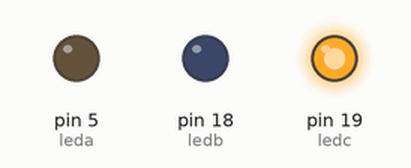
A sketch run on a simulated Arduino Uno, built with avr-gcc and run on an emulated ATmega328P. Shown: output pins drawn as LEDs (lit = HIGH).

Above: at 3.0 s.
At 8.9 s:
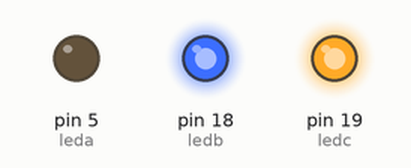
At 15.2 s:
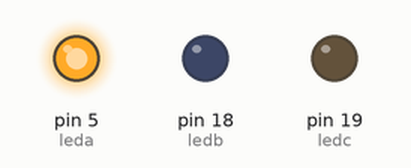
At 19.5 s:
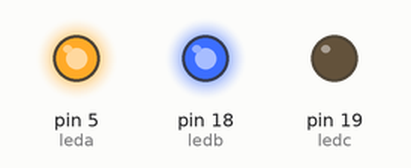
At 24.2 s:
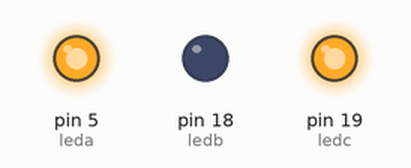
Timing chart, 0 to 31.2 s (numbered marks = the images above):
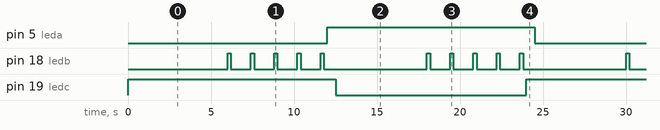

The sketch:

SimpleTrafficLight.ino
```cpp
/**
 * created by github.com/akbardhany
 * 02:30 AM - 01/05/2020
 */
int leda = 5; //deklarasi pin d5
int ledb = 18; //deklarasi pin d18
int ledc = 19; //deklarasi pin d19
int a = 500; //tunda 0.5s
int b = 200; //tunda 0.2s

void setup(){
  pinMode(leda, OUTPUT); //deklarasi pin out led merah
  pinMode(ledb, OUTPUT); //deklarasi pin out led kuning
  pinMode(ledc, OUTPUT); //deklarasi pin out led hijau
}

void loop(){
  for(int i=0;i<10;i++){
    digitalWrite(ledc, HIGH); //matikan led hijau
    delay(a); //tunda 0.5s
    digitalWrite(leda, LOW); //nyalakan led merah
    delay(a); //tunda 0.5s
    if(i > 4){
      digitalWrite(ledb, HIGH); //matikan led kuning
      delay(b); //tunda 0.2s
      digitalWrite(ledb, LOW); //nyalakan led kuning
      delay(b); //tunda 0.2s
    }
  }
  for(int x=0;x<10;x++){
    digitalWrite(leda, HIGH); //matikan led merah
    delay(a); //tunda 0.5s
    digitalWrite(ledc, LOW); //nyalakan led hijau
    delay(a); //tunda 0.5s
    if(x > 4){
      digitalWrite(ledb, HIGH); //matikan led kuning
      delay(b); //tunda 0.2s
      digitalWrite(ledb, LOW); //nyalakan led kuning
      delay(b); //tunda 0.2s
    }
  }
}
```

Measured:
- by itself, pin 5 (leda), pin 19 (ledc): alternates HIGH for 12.5 s and LOW for 11.5 s
- by itself, pin 18 (ledb): repeats every 12.0 s: 4 × (LOW 1.2 s, HIGH 0.20 s), LOW 6.2 s, HIGH 0.20 s
- by itself, everything shown: repeats every 24.0 s, in 24 steps
